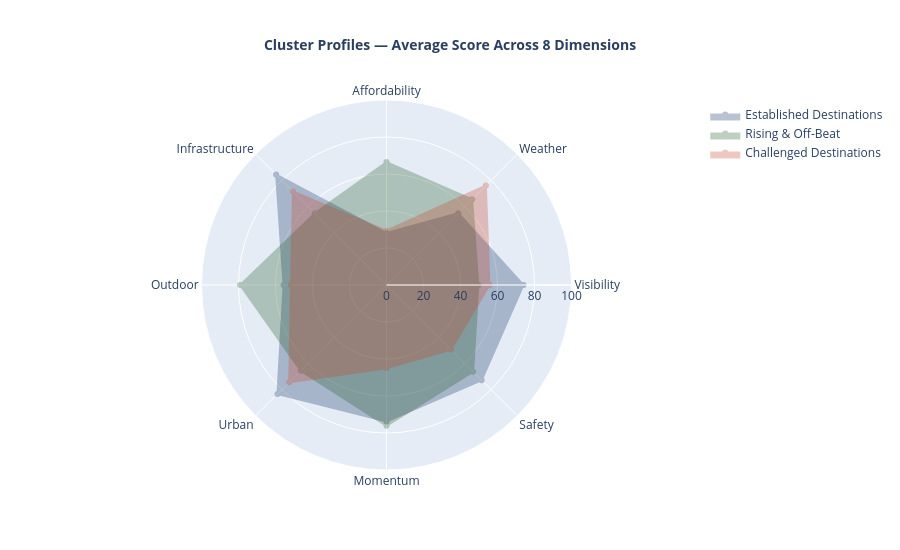

Notebook source saved alongside this figure:
### Code cell
dimensions = [
    'Visibility', 'Weather', 'Affordability', 'Infrastructure',
    'Outdoor', 'Urban', 'Momentum', 'Safety'
]

cluster_order = [
    'Established Destinations',
    'Rising & Off-Beat',
    'Challenged Destinations'
]

colors = ['#1A3A6B', '#2C5F2E', '#C84B31']

fig_radar = go.Figure()

for cluster_name, color in zip(cluster_order, colors):
    cluster_data = df_cities[df_cities['cluster_name'] == cluster_name][feature_cols].mean()
    values = cluster_data.values.tolist()
    values += values[:1]
    dims = dimensions + dimensions[:1]

    fig_radar.add_trace(go.Scatterpolar(
        r=values,
        theta=dims,
        fill='toself',
        name=cluster_name,
        line_color=color,
        fillcolor=color,
        opacity=0.3
    ))

fig_radar.update_layout(
    polar=dict(
        radialaxis=dict(visible=True, range=[0, 100])
    ),
    title=dict(
        text='<b>Cluster Profiles — Average Score Across 8 Dimensions</b>',
        x=0.5,
        font=dict(size=14)
    ),
    showlegend=True,
    height=550,
    paper_bgcolor='white'
)

fig_radar.write_html('cluster_radar.html')
fig_radar.show()
print("Radar chart saved")

### Figure 1 — Plotly figure (JSON) as saved in the notebook; plotly's stock layout.template omitted (floating-point values rounded to 4 significant figures)
{"data": [{"fill": "toself", "fillcolor": "#1A3A6B", "line": {"color": "#1A3A6B"}, "name": "Established Destinations", "opacity": 0.3, "r": [74, 54.87, 28.09, 84.38, 55.64, 83.36, 73.82, 72.73, 74], "theta": ["Visibility", "Weather", "Affordability", "Infrastructure", "Outdoor", "Urban", "Momentum", "Safety", "Visibility"], "type": "scatterpolar"}, {"fill": "toself", "fillcolor": "#2C5F2E", "line": {"color": "#2C5F2E"}, "name": "Rising & Off-Beat", "opacity": 0.3, "r": [49.67, 65.5, 66.44, 54.86, 79.11, 65.56, 76.11, 66.22, 49.67], "theta": ["Visibility", "Weather", "Affordability", "Infrastructure", "Outdoor", "Urban", "Momentum", "Safety", "Visibility"], "type": "scatterpolar"}, {"fill": "toself", "fillcolor": "#C84B31", "line": {"color": "#C84B31"}, "name": "Challenged Destinations", "opacity": 0.3, "r": [55.67, 75.97, 29.33, 71.5, 51.67, 74.33, 45, 49.33, 55.67], "theta": ["Visibility", "Weather", "Affordability", "Infrastructure", "Outdoor", "Urban", "Momentum", "Safety", "Visibility"], "type": "scatterpolar"}], "layout": {"height": 550, "paper_bgcolor": "white", "polar": {"radialaxis": {"range": [0, 100], "visible": true}}, "showlegend": true, "title": {"font": {"size": 14}, "text": "<b>Cluster Profiles — Average Score Across 8 Dimensions</b>", "x": 0.5}}}
